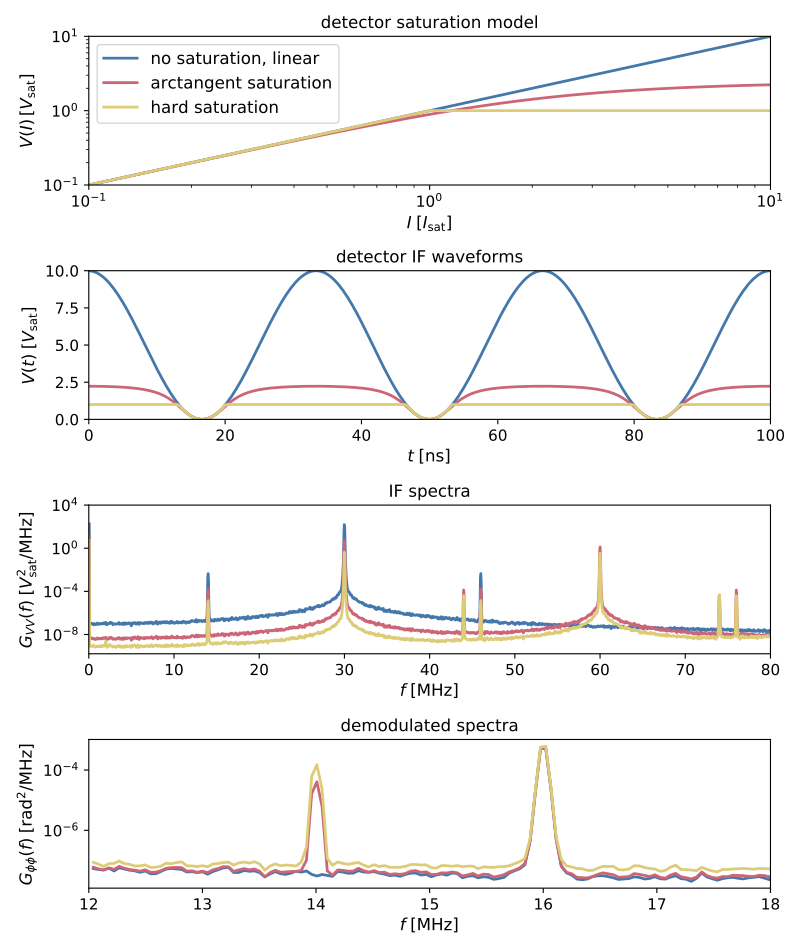

Write the Python code that produced this figure.
import numpy as np
import matplotlib.pyplot as plt
import matplotlib as mpl
from scipy.optimize import curve_fit
from scipy.signal import hilbert
from distinct_colours import get_distinct
from filter import fir

import random_data as rd


# Macroscopic properties of heterodyne signal
fhet = 30e6  # [fhet] = Hz
Imax = 10    # [Imax] = Isat

# Sampling parameters
Fs = 100 * fhet  # [Fs] = Hz
T = 1e-3         # [T] = 1 / [Fs]

# Properties of phase fluctuations
broadband = {'Gxx1': 1e-10, 'fc': 250e3, 'pole': 1}
coherent = {'ph0': 1e-2, 'f0': 16e6}

# Spectral-estimation parameters
Nreal_per_ens = 100

# Saturation information
saturation_type = [None, 'atan', 'hard']
saturation_labels = [
    'no saturation, linear',
    'arctangent saturation',
    'hard saturation'
]

# Plotting parameters
cols = get_distinct(len(saturation_type))
figsize = (8, 9.5)
fontsize = 12
mpl.rcParams['xtick.labelsize'] = fontsize - 1
mpl.rcParams['ytick.labelsize'] = fontsize - 1
linewidth = 2


class Detector(object):
    def __init__(self, Isat=1.):
        '''Create instance of the `Detector` class.

        Input parameters:
        -----------------
        Isat - float
            The linear saturation intensity of the detector.
            The detector response deviates substantially from
            linearity when the incident optical intensity
            exceeds `Isat`.

            Specifically, `Isat` is the 1 dB saturation point
            of the detector such that the *power* in the
            electrical signal resulting from incident
            optical intensity `Isat` is 1 dB below
            the power that would be expected if the detector
            was completely linear.

            [Isat] = AU

        '''
        self.Isat = np.float(Isat)

    def getLinearResponse(self, I):
        'Get perfectly linear response w/ no saturation.'
        if not np.alltrue(I >= 0):
            raise ValueError('Intensity `I` must be >= 0.')

        return I.copy()

    def getHardResponse(self, I):
        'Get response with hard saturation for I > Isat.'
        if not np.alltrue(I >= 0):
            raise ValueError('Intensity `I` must be >= 0.')

        # Clip if incident optical intensity exceeds saturation
        sat_ind = np.where(I > self.Isat)[0]
        response = I.copy()
        response[sat_ind] = self.Isat

        return response

    def getArctangentResponse(self, I):
        '''Get detector signal in response to incident optical intensity `I`,
        including simple arctangent model of detector saturation.

        '''
        if not np.alltrue(I >= 0):
            raise ValueError('Intensity `I` must be >= 0.')

        def linearity_deviation(x, c):
            return (np.arctan(c * x) / c) / x

        # This multiplicative factor forces the 1 dB saturation point
        # in the output signal's electrical power for the arctangent response
        # to occur when I = Isat
        c = curve_fit(linearity_deviation, [1], [10 ** (-1. / 20)], p0=1)[0][0]

        return self.Isat * np.arctan(c * (I / self.Isat)) / c

    def plotArctangentLinearityDeviation(self, resolution=0.01):
        x = np.arange(resolution, 10 * self.Isat + resolution, resolution)

        deviation = self.getArctangentResponse(x) / self.getLinearResponse(x)

        plt.figure()
        plt.plot(x, deviation)
        plt.axhline(10 ** (-1. / 20), c='k', linestyle='--')
        plt.axvline(self.Isat, c='k', linestyle='--')
        plt.xlabel('intensity')
        plt.ylabel('linearity deviation')
        plt.show()

        return


class Phase(object):
    def __init__(self, Fs, T, Nreal_per_ens,
                 broadband={'Gxx1': 1e-10, 'fc': 100e3, 'pole': 1},
                 coherent={'ph0': 1e-3, 'f0': 200e3}):
        # Generate broadband signal
        t0 = 0
        ph = rd.signals.RandomSignal(
            Fs, t0, T, fc=broadband['fc'], pole=broadband['pole'])

        self.Fs = Fs
        self.T = ph.t()[-1] - ph.t0

        # Normalize broadband to appropriate average spectral density
        asd = rd.spectra.AutoSpectralDensity(
            ph.x, Fs=Fs, t0=0,
            Tens=self.T, Nreal_per_ens=Nreal_per_ens)

        ph.x *= np.sqrt(broadband['Gxx1'] / asd.Gxx[1])

        # Generate coherent signal and add to broadband
        ph.x += coherent['ph0'] * np.cos(2 * np.pi * coherent['f0'] * ph.t())

        self.ph = ph.x


class HeterodyneSignals(object):
    def __init__(self, ph, fhet=30e6, Imax=1, saturation='hard'):
        '''Create an instance of `HeterodyneSignals` class.

        Input parameters:
        -----------------
        ph - :py:class:`Phase <detector_linearity.Phase>` instance

        fhet - float
            Heterodyne frequency.
            [fhet] = arbitrary units

        Imax - float
            The maximum intensity of the incident optical signal, where
            Imax = 1 corresponds to the detector's saturation intensity.
            [Imax] = [D.Isat], where D is an instance of
                      :py:class:`Detector <detector_linearity.Detector>`

        saturation - None or string
            Specify detector saturation method. Valid options are
            {None, 'hard', 'atan'}, which are discussed in
            :py:class:`Detector <detector_linearity.Detector>`

        '''
        self.fhet = fhet
        self.t0 = 0
        self.Imax = Imax

        # Set phase modulation
        self.Fs = ph.Fs
        self.T = ph.T
        self.ph = ph.ph

        # Create detector instance
        self.detector = Detector()
        self.saturation = saturation

        # Generate heterodyne signals
        self.LO = np.cos(2 * np.pi * fhet * self.t())
        self.IF = self.getIF()

        # Demodulate heterodyne signals to get measured phase
        self.ph_m = self.getDemodulatedPhase()

    def t(self):
        dt = 1. / self.Fs
        return np.arange(self.t0, self.T + dt, dt)

    def getIF(self):
        # Build up intensity piece by piece
        I = np.cos((2 * np.pi * self.fhet * self.t()) + self.ph)
        I += 1
        I *= (0.5 * self.Imax)

        if self.saturation is None:
            return self.detector.getLinearResponse(I)
        elif str.lower(self.saturation) == 'hard':
            return self.detector.getHardResponse(I)
        elif str.lower(self.saturation) == 'atan':
            return self.detector.getArctangentResponse(I)
        else:
            raise ValueError("`saturation` must be in {None, 'hard', 'atan'}")

    def getDemodulatedPhase(self):
        # Subtract mean from IF signal such that it is AC coupled
        IF = self.IF - np.mean(self.IF)

        # # Bandpass filter IF
        # bpf = fir.NER(
        #     0.01,
        #     [0.9 * self.fhet, 1.1 * self.fhet],
        #     0.1 * self.fhet,
        #     self.Fs,
        #     pass_zero=False)

        # IF = bpf.applyTo(IF)

        # Compute analytic representation of signals and extract phase
        ph_IF = np.unwrap(np.angle(hilbert(IF)))
        ph_LO = np.unwrap(np.angle(hilbert(self.LO)))

        return ph_IF - ph_LO


def plot_arctangent_deviation_from_linearity():
    det1 = Detector(Isat=1)
    det10 = Detector(Isat=10)
    det01 = Detector(Isat=0.1)

    det1.plotArctangentLinearityDeviation()
    det10.plotArctangentLinearityDeviation()
    det01.plotArctangentLinearityDeviation()

    return


def plot_detector_response_models(
        Isat=1, saturations=[None, 'atan', 'hard'],
        labels=['no saturation, linear', 'arctangent saturation', 'hard saturation'],
        ax=None, cols=get_distinct(3)):
    det = Detector(Isat=Isat)

    I = np.logspace(
        np.log10(Isat) - 1,
        np.log10(Isat) + 1,
        num=101)

    if ax is None:
        plt.figure()
        ax = plt.gca()

    for i, saturation in enumerate(saturations):
        if saturation is None:
            ax.loglog(I, det.getLinearResponse(I),
                      c=cols[i], linewidth=linewidth)
        elif saturation == 'atan':
            ax.loglog(I, det.getArctangentResponse(I),
                      c=cols[i], linewidth=linewidth)
        elif saturation == 'hard':
            ax.loglog(I, det.getHardResponse(I),
                      c=cols[i], linewidth=linewidth)

    ax.set_xlabel(r'$I \; [I_{\mathrm{sat}}]$', fontsize=fontsize)
    ax.set_ylabel(r'$V(I) \, [V_{\mathrm{sat}}]$', fontsize=fontsize)
    ax.set_xlim([I[0], I[-1]])
    ax.set_ylim([I[0], I[-1]])
    ax.set_title('detector saturation model')

    ax.legend(labels, loc='upper left', fontsize=fontsize)

    plt.show()

    return


def plot_example_waveforms(sigs, ax=None, col=get_distinct(1)):
    if ax is None:
        plt.figure()
        ax = plt.gca()

    t = sigs.t() * 1e9
    tlo = 0
    thi = 100
    tind = np.where(np.logical_and(t >= tlo, t <= thi))[0]

    ax.plot(t[tind], sigs.IF[tind], c=col, linewidth=linewidth)

    ax.set_ylim([0, 10])
    ax.set_xlim([tlo, thi])
    ax.set_xlabel('$t \; [\mathrm{ns}]$', fontsize=fontsize)
    ax.set_ylabel(r'$V(t) \; [V_{\mathrm{sat}}]$', fontsize=fontsize)
    ax.set_title('detector IF waveforms')

    plt.show()

    return


def plot_IF_spectra(sigs, Tens, Nreal_per_ens,
                    flim=[0, 80e6], ax=None, col=get_distinct(1)):
    flim = np.asarray(flim)

    asd = rd.spectra.AutoSpectralDensity(
        sigs.IF, Fs=sigs.Fs, t0=sigs.t0,
        Tens=Tens, Nreal_per_ens=Nreal_per_ens)

    Hz_per_MHz = 1e6
    flim /= Hz_per_MHz
    asd.f /= Hz_per_MHz
    asd.Gxx *= Hz_per_MHz

    find = np.where(np.logical_and(
        asd.f > flim[0],
        asd.f <= flim[1]))[0]

    if ax is None:
        plt.figure()
        ax = plt.gca()

    ax.semilogy(
        asd.f[find], np.mean(asd.Gxx[find, :], axis=-1),
        c=col, linewidth=linewidth)

    ax.set_xlabel('$f \; [\mathrm{MHz}]$', fontsize=fontsize)
    ax.set_ylabel('$G_{VV}(f) \; [V_{\mathrm{sat}}^2 / \mathrm{MHz}]$',
                  fontsize=fontsize)
    ax.set_title('IF spectra')
    ax.set_xlim(flim)
    ax.set_yticks([1e-8, 1e-4, 1e0, 1e4])

    plt.show()

    return


def plot_baseband_spectra(sigs, Tens, Nreal_per_ens,
                          flim=[12e6, 18e6], ax=None, col=get_distinct(1)):
    flim = np.asarray(flim)

    asd = rd.spectra.AutoSpectralDensity(
        sigs.ph_m, Fs=sigs.Fs, t0=sigs.t0,
        Tens=Tens, Nreal_per_ens=Nreal_per_ens)

    Hz_per_MHz = 1e6
    flim /= Hz_per_MHz
    asd.f /= Hz_per_MHz
    asd.Gxx *= Hz_per_MHz

    find = np.where(np.logical_and(
        asd.f > flim[0],
        asd.f <= flim[1]))[0]

    if ax is None:
        plt.figure()
        ax = plt.gca()

    ax.semilogy(
        asd.f[find], np.mean(asd.Gxx[find, :], axis=-1),
        c=col, linewidth=linewidth)

    ax.set_xlabel('$f \; [\mathrm{MHz}]$', fontsize=fontsize)
    ax.set_ylabel('$G_{\phi\phi}(f) \; [{\mathrm{rad}}^2 / \mathrm{MHz}]$',
                  fontsize=fontsize)
    ax.set_title('demodulated spectra')
    ax.set_xlim(flim)

    plt.show()

    return


if __name__ == '__main__':
    ph = Phase(Fs, T, Nreal_per_ens, broadband=broadband, coherent=coherent)
    Tens = ph.T

    fig, axes = plt.subplots(4, 1, figsize=figsize)

    plot_detector_response_models(
        Isat=1., saturations=saturation_type, labels=saturation_labels,
        ax=axes[0], cols=cols)

    for sind, saturation in enumerate(saturation_type):
        col = cols[sind]

        # Generate heterodyne signals
        sigs = HeterodyneSignals(
            ph, fhet=fhet, Imax=Imax, saturation=saturation)

        # Plot example waveforms
        plot_example_waveforms(sigs, ax=axes[1], col=col)

        # Plot IF spectra
        plot_IF_spectra(sigs, Tens, Nreal_per_ens,
                        flim=[0, 80e6], ax=axes[2], col=col)

        # Plot baseband spectra
        plot_baseband_spectra(sigs, Tens, Nreal_per_ens,
                              flim=[12e6, 18e6], ax=axes[3], col=col)

    plt.tight_layout()

    plt.show()
